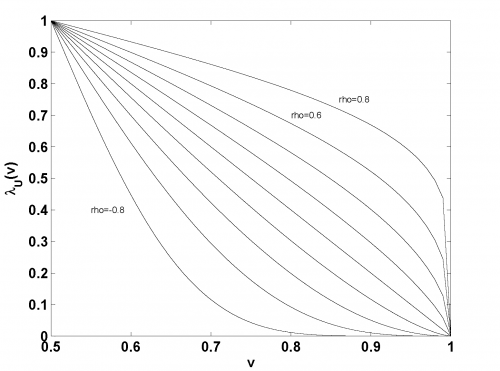

Write the R code that produced this figure.
# ---------------------------------------------------------------------
# Book:         
# ---------------------------------------------------------------------
# Quantlet:     MSRtail_dep_normal
# ---------------------------------------------------------------------
# Description:  MSRtail_dep_normal Plots the function 
#               2 * P{X_1 > F^(-1)_1(v) | X_2 = F^(-1)_2(v)} for a 
#               bivariate normal distribution with correlation 
#               coeffcients -0.8, -0.6, . . . , 0.6, 0.8.
# ---------------------------------------------------------------------
# Usage:        MSRtail_dep_normal
# ---------------------------------------------------------------------
# Inputs:       None
# ---------------------------------------------------------------------
# Output:       Plots the function  2 * P{X_1 > F^(-1)_1(v) | X_2 =
#               F^(-1)_2(v)}. 
# ---------------------------------------------------------------------
# Example:     
# ---------------------------------------------------------------------
# Author:       Zografia Anastasiadou 20110607
# ---------------------------------------------------------------------


rm(list=ls(all=TRUE))
#setwd("C:/...")

rho = seq(-0.8,0.8,by=0.2)
n   = length(rho)
v   = seq(0.5,1,by=0.01)

lambda = matrix(1,nrow = length(v), ncol = length(rho))
for (i in 1:n){
	sigma = 1-rho[i]^2
	sigma = sqrt(sigma)
	lambda[,i] = 2*(1-pnorm(qnorm(v)*sqrt(1-rho[i])/sqrt(1+rho[i])))
	}

v1 = matrix(v, nrow = length(v), ncol = length(rho))
plot(v1, lambda, type = "l", xlab = "v", ylab = expression(lambda[U](v)))
text(0.55,0.4, "rho=-0.8")
text(0.82,0.7, "rho=0.6")
text(0.88,0.75, "rho=0.8")
